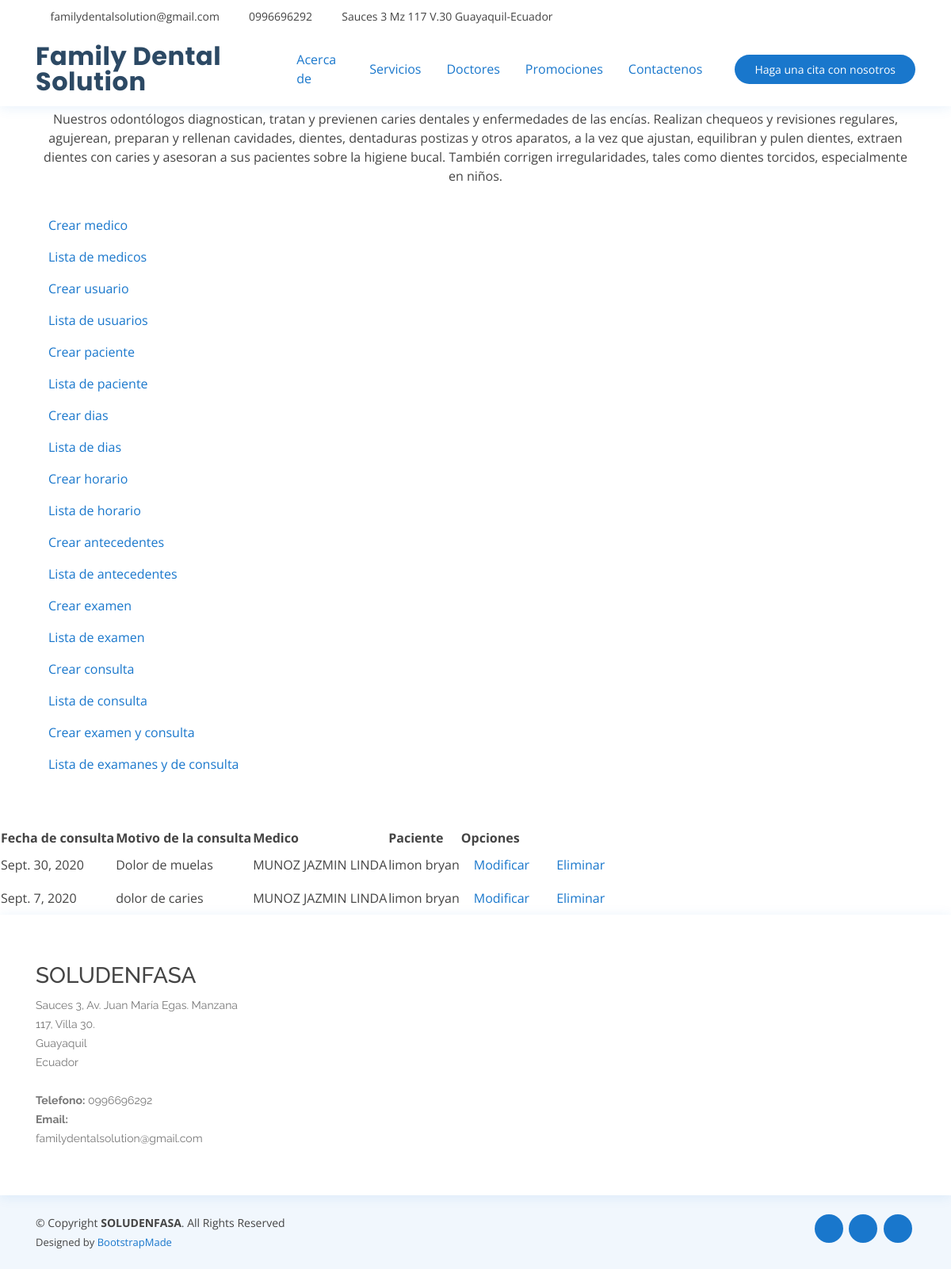
Page /medicos/consulta/ on the earlier database version.
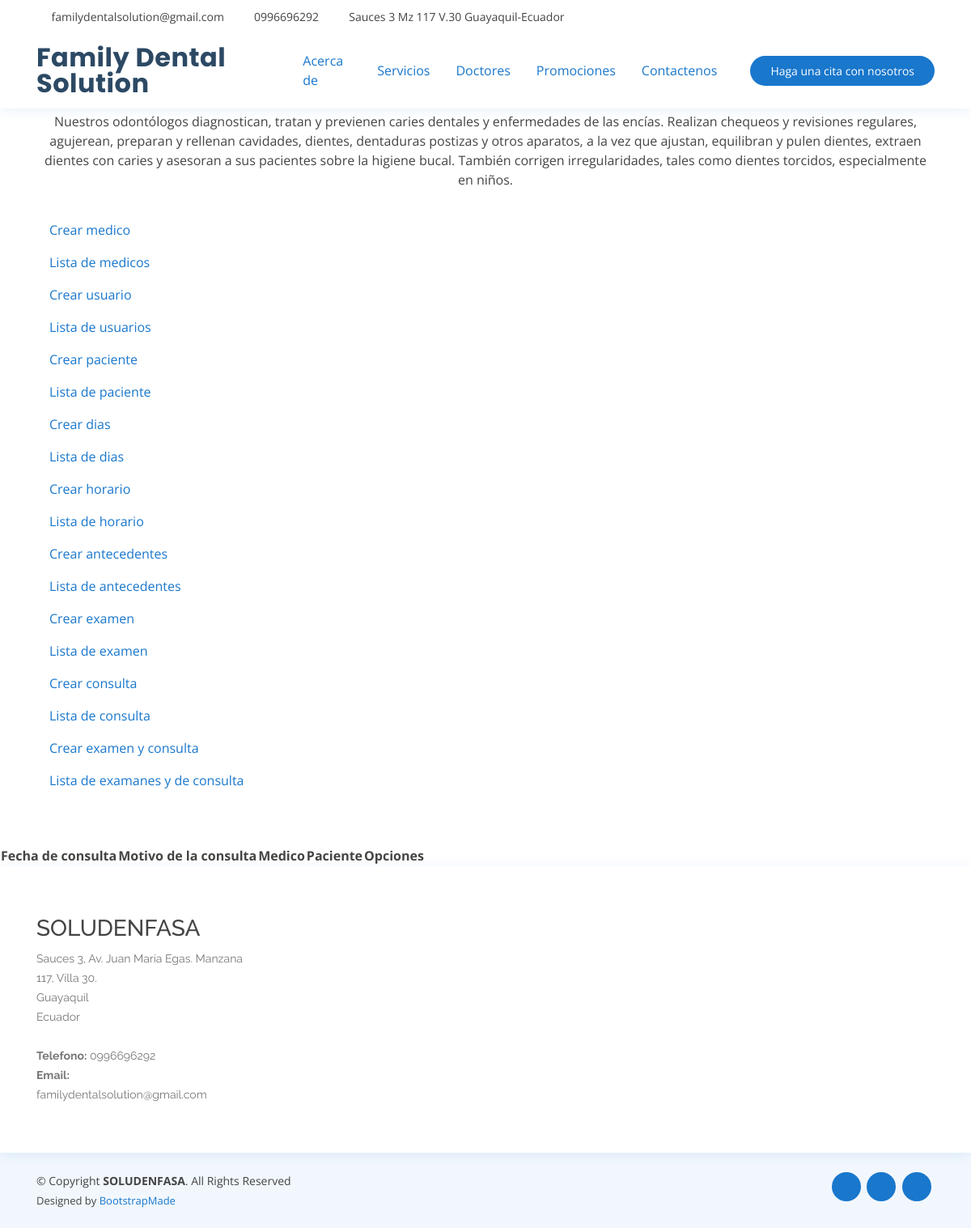
Same page on the later database version.
### medicos/models.py (models this page shows, shortened)
class Consulta(models.Model):
    fecha_consulta = models.DateField('fecha que se realiza la consulta', blank=False, null=False)
    motivoconsulta = models.CharField(max_length=200)
    medico = models.ForeignKey(Medicos, on_delete=models.CASCADE)
    paciente = models.ForeignKey(Paciente, on_delete=models.CASCADE)
    created = models.DateTimeField(auto_now_add=True)
    updated = models.DateTimeField(auto_now=True)
    class Meta:
        db_table = "tr_consulta"
        verbose_name = "consulta"
        verbose_name_plural = "consultas"

class Medicos(models.Model):
    nombre = models.CharField(blank=False, max_length=200)
    apellido = models.CharField(max_length=200)
    edad = models.IntegerField()
    email = models.EmailField()
    sexo = models.CharField(max_length=1)
    estado = models.IntegerField(default=1) #1 si esta activo y 2 si esta eliminado
    created = models.DateTimeField(auto_now_add=True)
    updated = models.DateTimeField(auto_now=True)
    class Meta:
        db_table = "tr_medicos"
        verbose_name = "medico"
        verbose_name_plural = "medicos"
    def __str__(self):
        return self.apellido + ' ' + self.nombre

class Paciente(models.Model):
    nombre = models.CharField(blank=False, max_length=200)
    apellido = models.CharField(max_length=200)
    fecha_nacimiento = models.DateField()
    cedula = models.CharField(max_length=13)
    edad = models.IntegerField()
    email = models.EmailField()
    sexo = models.CharField(max_length=1)
    estado_civil = models.CharField(max_length=20)
    telefono = models.CharField(max_length=10)
    created = models.DateTimeField(auto_now_add=True)
    updated = models.DateTimeField(auto_now=True)
    class Meta:
        db_table = "tr_paciente"
        verbose_name = "paciente"
        verbose_name_plural = "pacientes"
    def __str__(self):
        return self.apellido + ' ' + self.nombre

### medicos/views.py (the view)
# urls.py: path('consulta/', views.consultarconsulta, name="consulta"),
def consultarconsulta(request, plantilla="consultarconsulta.html"):
    consulta = Consulta.objects.all()
    data = {
        'consulta':consulta
    }
    return render(request, plantilla, data)

### medicos/templates/consultarconsulta.html
{% extends "crearconsulta.html" %}
{% load static %}
{% block content %}
    <table>
        <tr>
            <th>Fecha de consulta</th>
            <th>Motivo de la consulta</th>
            <th>Medico</th>
            <th>Paciente</th>
            <th>Opciones</th>
        </tr>
        {% for p in consulta %}
        <tr>
            <td>{{ p.fecha_consulta }}</td>
            <td>{{ p.motivoconsulta }}</td>
            <td>{{ p.medico}}</td>
            <td>{{ p.paciente }}</td>
            <td><a class="nav-link" href="{% url 'modificarconsulta' p.id %}">Modificar</a></td>
            <td><a class="nav-link" href="{% url 'eliminarconsulta' p.id %}">Eliminar</a></td>
        </tr>
         {% endfor %}
    </table>
  {% endblock %}

Differences in the rows shown:
removed Consulta: fecha_consulta "Sept. 30, 2020", motivoconsulta "Dolor de muelas", medico "MUNOZ JAZMIN LINDA", paciente "limon bryan"
removed Consulta: fecha_consulta "Sept. 7, 2020", motivoconsulta "dolor de caries", medico "MUNOZ JAZMIN LINDA", paciente "limon bryan"
